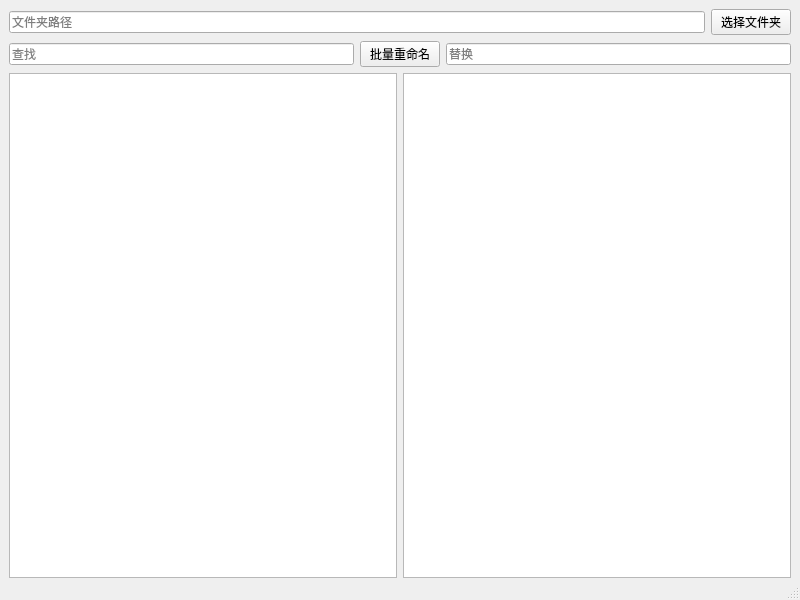
<?xml version="1.0" encoding="UTF-8"?>
<ui version="4.0">
 <class>MainWindow</class>
 <widget class="QMainWindow" name="MainWindow">
  <property name="enabled">
   <bool>true</bool>
  </property>
  <property name="geometry">
   <rect>
    <x>0</x>
    <y>0</y>
    <width>800</width>
    <height>600</height>
   </rect>
  </property>
  <property name="sizePolicy">
   <sizepolicy hsizetype="Preferred" vsizetype="Preferred">
    <horstretch>0</horstretch>
    <verstretch>0</verstretch>
   </sizepolicy>
  </property>
  <property name="minimumSize">
   <size>
    <width>0</width>
    <height>0</height>
   </size>
  </property>
  <property name="windowTitle">
   <string>文件批量重命名</string>
  </property>
  <property name="styleSheet">
   <string notr="true"/>
  </property>
  <widget class="QWidget" name="centralwidget">
   <layout class="QVBoxLayout" name="verticalLayout">
    <property name="bottomMargin">
     <number>0</number>
    </property>
    <item>
     <layout class="QHBoxLayout" name="horizontalLayout_0">
      <item>
       <widget class="QLineEdit" name="lineEdit_folder">
        <property name="placeholderText">
         <string>文件夹路径</string>
        </property>
       </widget>
      </item>
      <item>
       <widget class="QPushButton" name="pushButton_folder">
        <property name="sizePolicy">
         <sizepolicy hsizetype="Fixed" vsizetype="Fixed">
          <horstretch>0</horstretch>
          <verstretch>0</verstretch>
         </sizepolicy>
        </property>
        <property name="text">
         <string>选择文件夹</string>
        </property>
       </widget>
      </item>
     </layout>
    </item>
    <item>
     <layout class="QHBoxLayout" name="horizontalLayout_1">
      <item>
       <widget class="QLineEdit" name="lineEdit_old">
        <property name="sizePolicy">
         <sizepolicy hsizetype="Expanding" vsizetype="Fixed">
          <horstretch>0</horstretch>
          <verstretch>0</verstretch>
         </sizepolicy>
        </property>
        <property name="text">
         <string/>
        </property>
        <property name="placeholderText">
         <string>查找</string>
        </property>
        <property name="clearButtonEnabled">
         <bool>true</bool>
        </property>
       </widget>
      </item>
      <item>
       <widget class="QPushButton" name="pushButton_rename">
        <property name="sizePolicy">
         <sizepolicy hsizetype="Fixed" vsizetype="Fixed">
          <horstretch>0</horstretch>
          <verstretch>0</verstretch>
         </sizepolicy>
        </property>
        <property name="font">
         <font>
          <pointsize>9</pointsize>
         </font>
        </property>
        <property name="styleSheet">
         <string notr="true"/>
        </property>
        <property name="text">
         <string>批量重命名</string>
        </property>
       </widget>
      </item>
      <item>
       <widget class="QLineEdit" name="lineEdit_new">
        <property name="sizePolicy">
         <sizepolicy hsizetype="Expanding" vsizetype="Fixed">
          <horstretch>0</horstretch>
          <verstretch>0</verstretch>
         </sizepolicy>
        </property>
        <property name="placeholderText">
         <string>替换</string>
        </property>
        <property name="clearButtonEnabled">
         <bool>true</bool>
        </property>
       </widget>
      </item>
     </layout>
    </item>
    <item>
     <layout class="QHBoxLayout" name="horizontalLayout_2">
      <item>
       <widget class="QListWidget" name="listWidget_old">
        <property name="sizePolicy">
         <sizepolicy hsizetype="Expanding" vsizetype="Expanding">
          <horstretch>0</horstretch>
          <verstretch>0</verstretch>
         </sizepolicy>
        </property>
        <property name="dragEnabled">
         <bool>false</bool>
        </property>
        <property name="viewMode">
         <enum>QListView::ViewMode::ListMode</enum>
        </property>
       </widget>
      </item>
      <item>
       <widget class="QListWidget" name="listWidget_new"/>
      </item>
     </layout>
    </item>
   </layout>
  </widget>
  <widget class="QMenuBar" name="menubar">
   <property name="geometry">
    <rect>
     <x>0</x>
     <y>0</y>
     <width>800</width>
     <height>33</height>
    </rect>
   </property>
  </widget>
  <widget class="QStatusBar" name="statusbar"/>
 </widget>
 <resources/>
 <connections/>
</ui>
